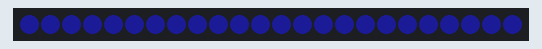
This sketch was run on a simulated Arduino Uno, built with avr-gcc and run on an emulated ATmega328P. On the bench: 24 RGB LEDs in strip order, left to right. Dim RGB values are drawn brighter than linear; random numbers use the default seed unless the sketch sets one.

Above: at 0.15 s.
At 1.41 s:
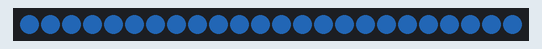
At 10.65 s:
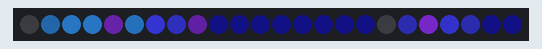
At 17.68 s:
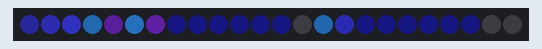
At 28.63 s:
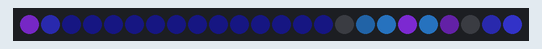
At 37.64 s:
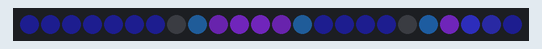

The sketch:

Neo24_LightningEffect.ino
```cpp
#include <Adafruit_NeoPixel.h>

#define PIN        6
#define NUMPIXELS  24

Adafruit_NeoPixel lightningStrip(NUMPIXELS, PIN, NEO_GRBW + NEO_KHZ800);

// Forward declarations
void lightningEffect();
void fadeOut(int fadeTimeMs);
void superStrike();
void backgroundFlicker();
void rollingThunder(bool echo = false);

// Utility: pick a random lightning color variation
uint32_t randomLightningColor(int brightness) {
  int variation = random(0, 3); // 0=blue, 1=violet, 2=teal

  switch (variation) {
    case 0: // Pure blue
      return lightningStrip.Color(0, 0, brightness, brightness / 3);
    case 1: // Violet (red+blue mix)
      return lightningStrip.Color(brightness / 2, 0, brightness, brightness / 4);
    case 2: // Teal (green+blue mix)
      return lightningStrip.Color(0, brightness / 2, brightness, brightness / 4);
    default:
      return lightningStrip.Color(0, 0, brightness, brightness / 3);
  }
}

void setup() {
  lightningStrip.begin();
  lightningStrip.show();
  randomSeed(analogRead(0));
}

void loop() {
  backgroundFlicker();

  if (random(100) < 20) { // frequent strikes
    lightningEffect();
  }
}

//Lightning effect simulation
void lightningEffect() {
  if (random(100) < 2) { // 2% chance super strike
    superStrike();
    return;
  }

  int strikes = random(2, 5); // overlapping arcs

  for (int s = 0; s < strikes; s++) {
    int brightness = random(60, 100);
    int duration   = random(30, 120);
    int startPixel = random(0, NUMPIXELS);
    int length     = random(3, 8);

    for (int j = 0; j < length; j++) {
      int pixel = (startPixel + j) % NUMPIXELS;

      float center = length / 2.0;
      float distance = abs(j - center);
      float falloff = 1.0 - (distance / center);
      if (falloff < 0) falloff = 0;

      int b = (int)(brightness * falloff);

      lightningStrip.setPixelColor(pixel, randomLightningColor(b));
    }
  }

  lightningStrip.show();
  delay(random(40, 120));

  fadeOut(random(2000, 4000)); // fade 2–4s
}

//Fade out
void fadeOut(int fadeTimeMs) {
  const int steps = 50;
  for (int s = steps; s >= 0; s--) {
    float factor = (float)s / steps;

    for (int i = 0; i < NUMPIXELS; i++) {
      uint32_t c = lightningStrip.getPixelColor(i);

      byte w = (c >> 24) & 0xFF;
      byte r = (c >> 16) & 0xFF;
      byte g = (c >>  8) & 0xFF;
      byte b = (c      ) & 0xFF;

      lightningStrip.setPixelColor(
        i,
        (int)(r * factor),
        (int)(g * factor),
        (int)(b * factor),
        (int)(w * factor)
      );
    }

    lightningStrip.show();
    delay(fadeTimeMs / steps);
  }

  lightningStrip.clear();
  lightningStrip.show();
}

//Super strike
void superStrike() {
  int brightness = 180;
  uint32_t color = randomLightningColor(brightness);

  for (int i = 0; i < NUMPIXELS; i++) {
    lightningStrip.setPixelColor(i, color);
  }

  lightningStrip.show();
  delay(random(100, 200));

  fadeOut(random(3000, 5000));

  //rollingThunder();

  if (random(100) < 60) { // echo chance
    delay(random(500, 1500));
    //rollingThunder(true);
  }

  delay(random(800, 1500));
}

//Background flicker
void backgroundFlicker() {
  int flicker = random(5, 20);
  for (int i = 0; i < NUMPIXELS; i++) {
    lightningStrip.setPixelColor(i, lightningStrip.Color(0, 0, flicker, flicker / 4));
  }
  lightningStrip.show();
  delay(random(50, 150));
}

//Rolling thunder wave
/*void rollingThunder(bool echo) {
  int waveBrightness = echo ? 20 : 40;
  int delayPerStep   = 80;

  for (int offset = 0; offset < NUMPIXELS; offset++) {
    lightningStrip.clear();

    for (int i = 0; i < NUMPIXELS; i++) {
      int distance = abs(i - offset);
      if (distance > NUMPIXELS / 2) distance = NUMPIXELS - distance;

      float falloff = 1.0 - (distance / (NUMPIXELS / 4.0));
      if (falloff < 0) falloff = 0;

      int b = (int)(waveBrightness * falloff);

      lightningStrip.setPixelColor(i, lightningStrip.Color(0, 0, b, b / 4));
    }

    lightningStrip.show();
    delay(delayPerStep);
  }

  lightningStrip.clear();
  lightningStrip.show();
}*/
```
